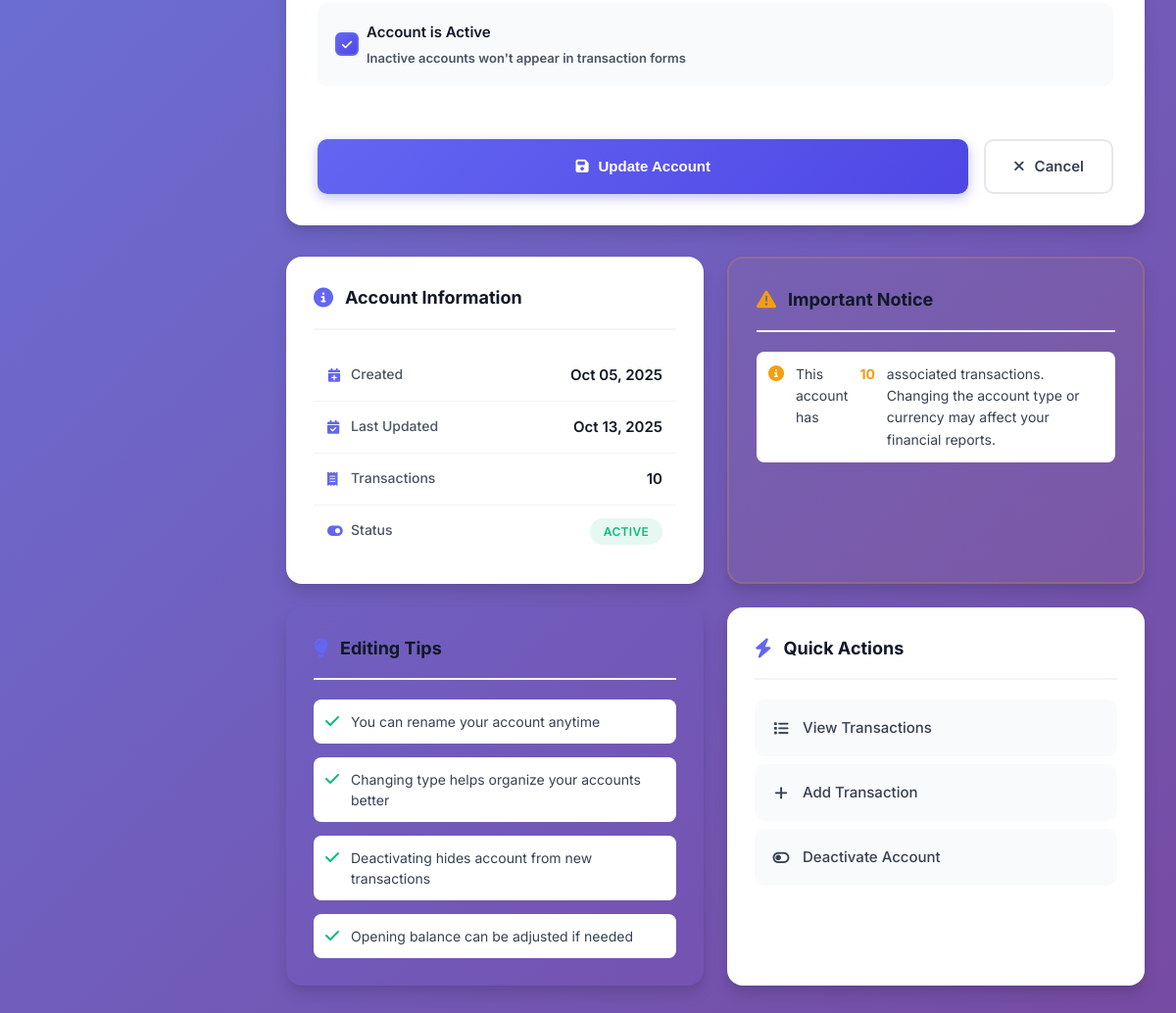
Before: /app/auth/accounts/edit.php?id=5 (signed in, lower part) with the older database file.
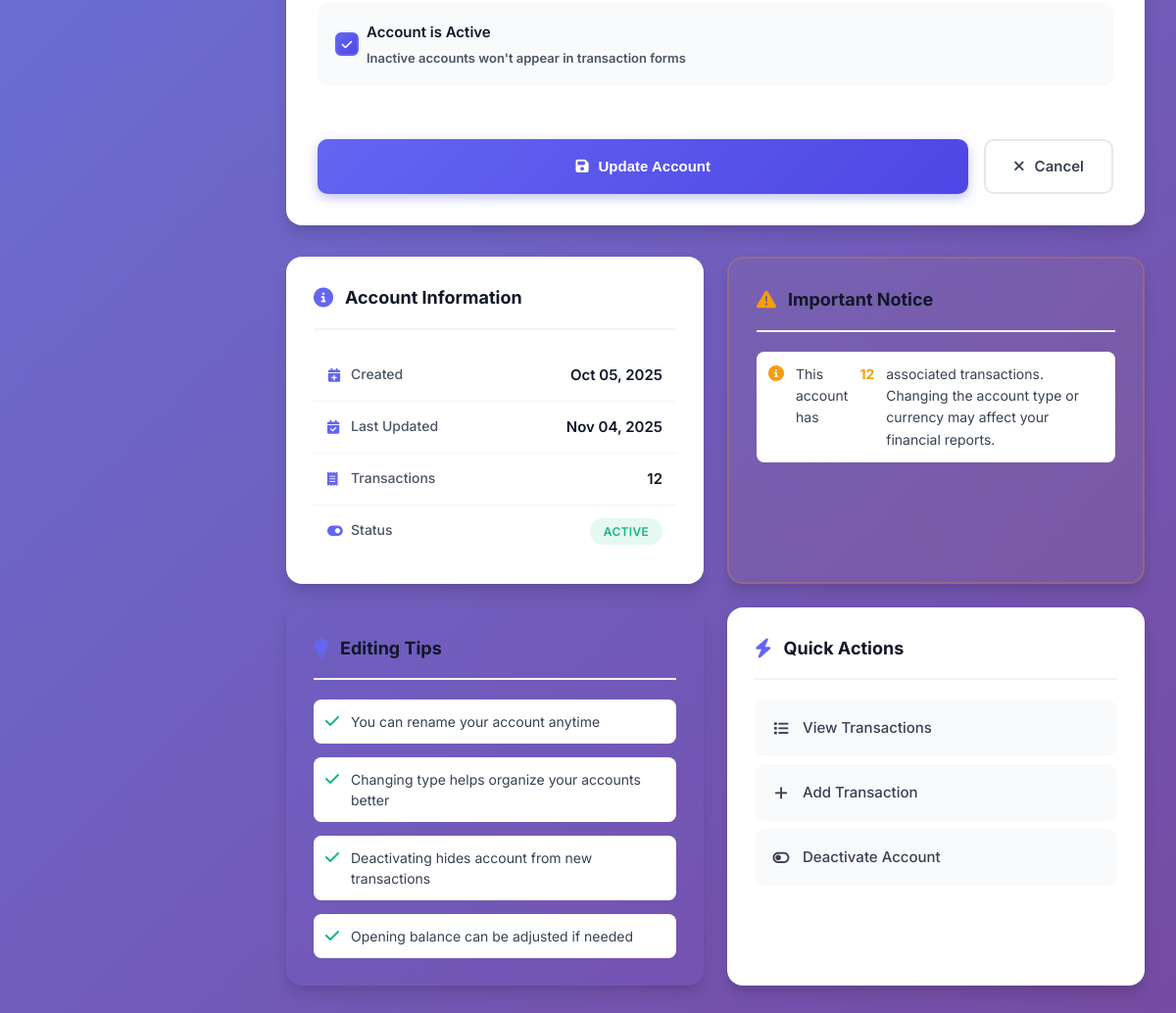
After: the same page with the newer database file.
### tables this page shows
CREATE TABLE ACCOUNTS_LOCAL (
  local_account_id  INTEGER PRIMARY KEY AUTOINCREMENT,
  user_local_id     INTEGER NOT NULL,
  server_account_id INTEGER,
  account_name      TEXT NOT NULL,
  account_type      TEXT NOT NULL CHECK(account_type IN ('CASH','BANK','CARD','MOBILE')),
  currency_code     TEXT NOT NULL DEFAULT 'LKR',
  opening_balance   REAL NOT NULL DEFAULT 0,
  is_active         INTEGER NOT NULL DEFAULT 1, -- 1/0
  created_at        TEXT NOT NULL,
  updated_at        TEXT NOT NULL,
  FOREIGN KEY(user_local_id) REFERENCES USERS_LOCAL(local_user_id)
);

### app/auth/accounts/edit.php (the view, shortened to what the changed rows need)
<?php
$pdo = sqlite();
$uid = (int)($_SESSION['uid'] ?? 0);
$id  = (int)($_GET['id'] ?? 0);
$stmt = $pdo->prepare("
  SELECT local_account_id, account_name, account_type, currency_code, opening_balance, is_active, created_at, updated_at
  FROM ACCOUNTS_LOCAL
  WHERE local_account_id = ? AND user_local_id = ?
");
$stmt->execute([$id, $uid]);
$acc = $stmt->fetch(PDO::FETCH_ASSOC);
$txn_count = $pdo->prepare("SELECT COUNT(*) FROM TRANSACTIONS_LOCAL WHERE account_local_id=?");
$txn_count->execute([$id]);
$transaction_count = (int)$txn_count->fetchColumn();
?>
<!doctype html>
<html lang="en">
<head>
  <link rel="stylesheet" href="https://cdnjs.cloudflare.com/ajax/libs/font-awesome/6.4.0/css/all.min.css">
  <link rel="stylesheet" href="edit.css">
</head>
<body>
<div class="app-container">
  <main class="main-content">
    <div class="content-grid">
      <div class="info-section">
        <div class="info-card account-info-card">
          <div class="info-content">
            <div class="info-row">
              <span class="info-label">
                <i class="fas fa-calendar-plus"></i>
                Created
              </span>
              <span class="info-value"><?= date('M d, Y', strtotime($acc['created_at'])) ?></span>
            </div>
            <div class="info-row">
              <span class="info-label">
                <i class="fas fa-calendar-check"></i>
                Last Updated
              </span>
              <span class="info-value"><?= date('M d, Y', strtotime($acc['updated_at'])) ?></span>
            </div>
            <div class="info-row">
              <span class="info-label">
                <i class="fas fa-receipt"></i>
                Transactions
              </span>
              <span class="info-value"><?= $transaction_count ?></span>
            </div>
          </div>
        </div>
        <?php if ($transaction_count > 0): ?>
        <div class="info-card warning-card">
          <div class="info-header">
            <i class="fas fa-exclamation-triangle"></i>
            <h3>Important Notice</h3>
          </div>
          <div class="info-content">
            <p class="warning-text">
              <i class="fas fa-info-circle"></i>
              This account has <strong><?= $transaction_count ?></strong> associated transaction<?= $transaction_count != 1 ? 's' : '' ?>.
              Changing the account type or currency may affect your financial reports.
            </p>
          </div>
        </div>
        <?php endif; ?>
      </div>
    </div>
  </main>
</div>
</body>
</html>

Changed rows visible on the page:
changed accounts_local: updated_at "Oct 13, 2025" → "Nov 04, 2025"
Other visible differences:
$transaction_count: "10" → "12"
